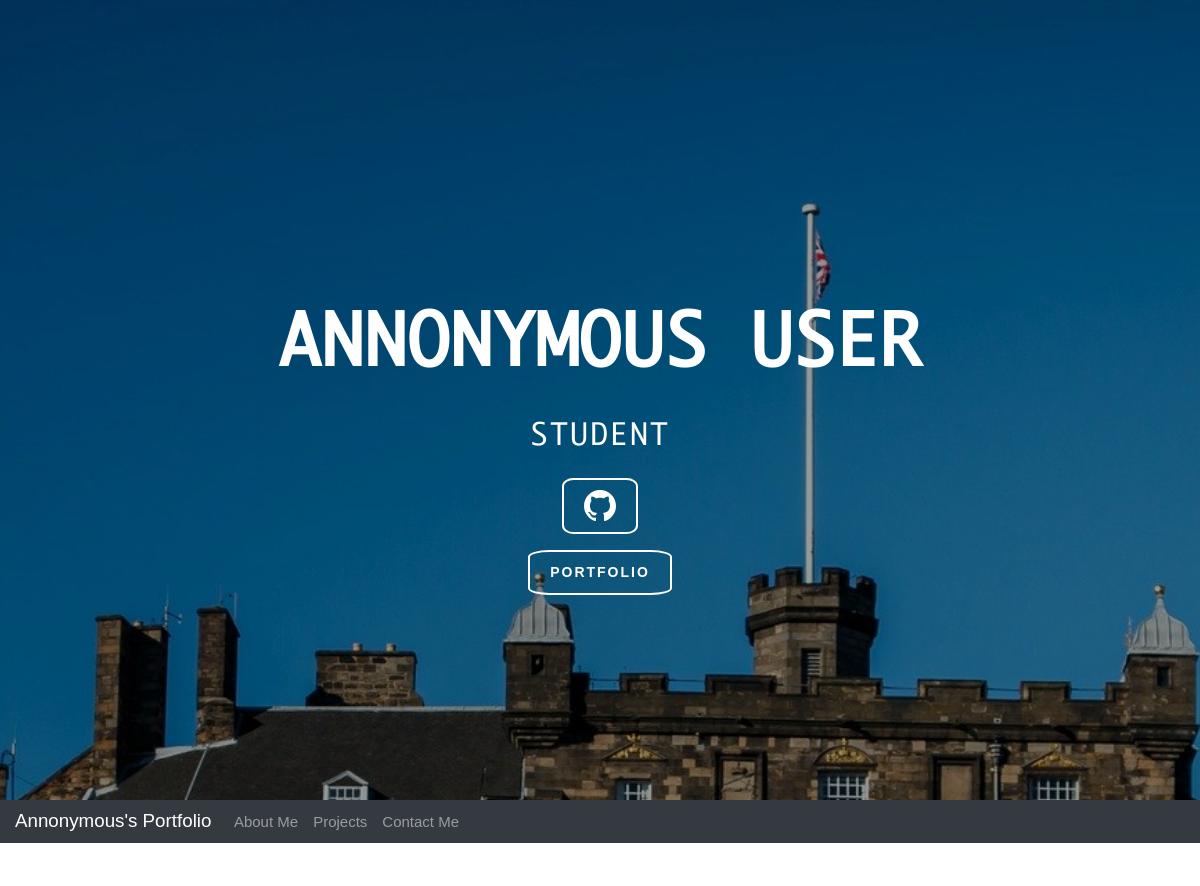
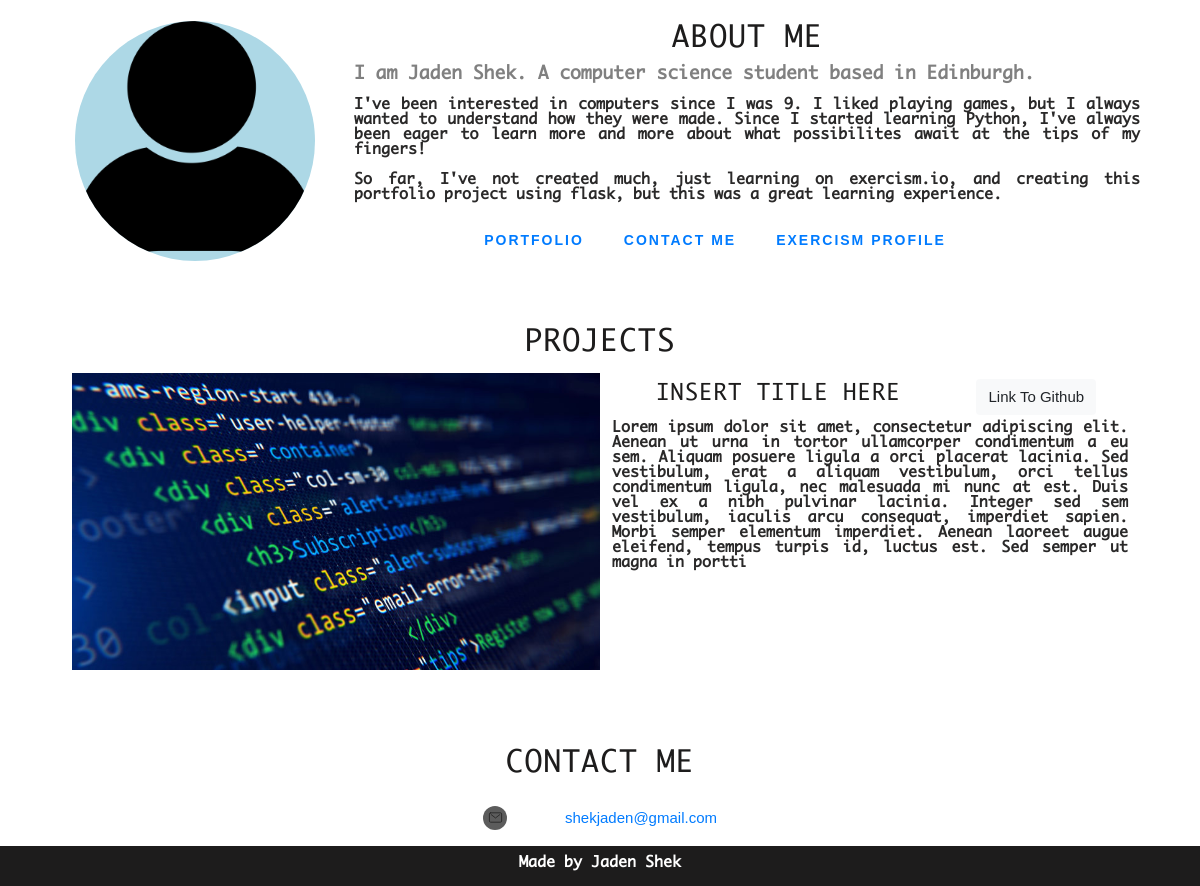
The app's page /home, older data (2 pictures, top to bottom).
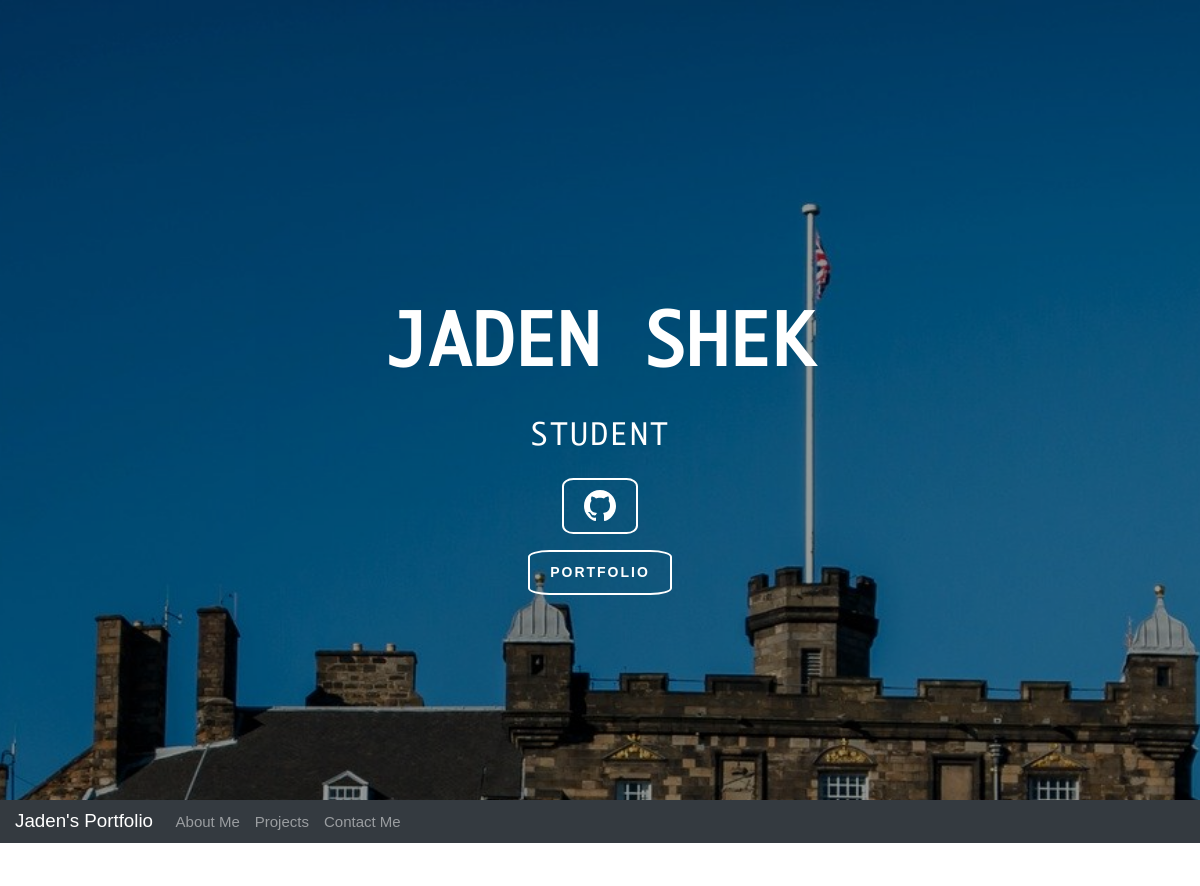
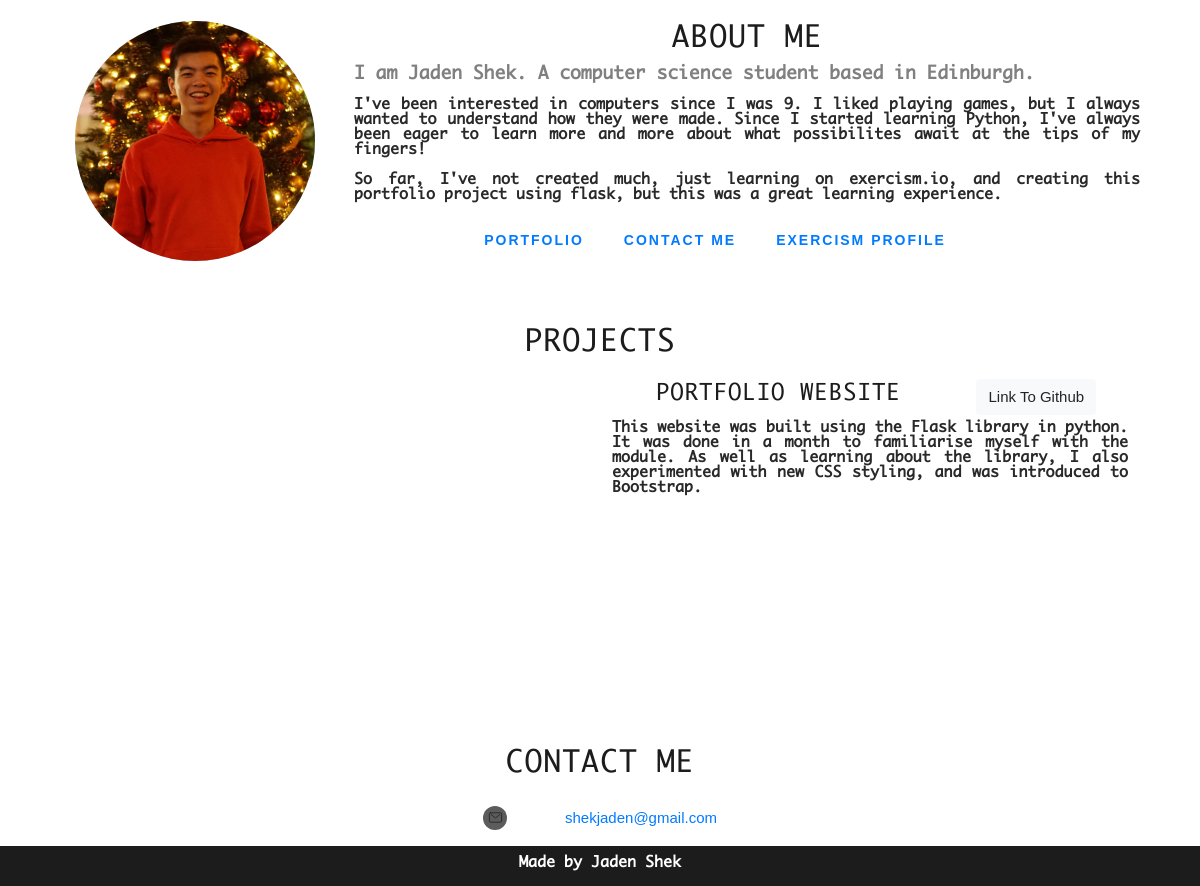
The same page, newer data (2 pictures, top to bottom).
### portfolio_app/models.py (models this page shows, shortened)
class User(UserMixin,db.Model):
    __tablename__ = 'users'
    id = db.Column(db.Integer, primary_key=True)
    username = db.Column(db.String(64), index=True, unique=True)
    password_hash = db.Column(db.String(128))
    alias = db.Column(db.String(50))
    profile_pic=db.Column(db.String(128),default='default.png')
    roles = db.relationship('Roles', secondary=user_roles, backref = db.backref("user_roles", lazy=True))

class Portfolio(db.Model):
    __tablename__ = 'portfolio'
    id = db.Column(db.Integer, primary_key=True)
    title = db.Column(db.String(64), index=True, unique=True)
    description = db.Column(db.String(2000), index=True)
    github_link = db.Column(db.String(64), index=True, unique=True)
    author = db.Column(db.Integer, db.ForeignKey('users.id'))
    tags = db.relationship('Portfolio_tags', secondary=project_tags, backref = db.backref("project_tags", lazy=True))
    thumbnails = db.relationship("Portfolio_Media", backref="media", lazy='dynamic')

class Portfolio_Media(db.Model):
    id = db.Column(db.Integer, primary_key=True)
    thumbnail = db.Column(db.String(64), index=True, unique=True, nullable=True)
    project_id = db.Column(db.Integer, db.ForeignKey('portfolio.id'))

### portfolio_app/main/routes.py (the view)
@main.route('/')
@main.route('/home')
def index():
    a_path = os.getcwd()+'/portfolio_app'+url_for('static', filename='website_content/1_about_me.txt')
    c_path = os.getcwd()+'/portfolio_app'+url_for('static', filename='website_content/2_contact_me.txt')
    about_me = get_about_me(a_path)
    nav = [['about', 'About Me'],['projects', 'Projects'],['contact', 'Contact Me']]
    slider = ['Student']
    user = User.query.first()
    projects =Portfolio.query.all()
    my_projects = get_projects(projects)
    contacts = retrieve_contacts(c_path)
    return render_template('portfolio.html',title = 'Home', nav = nav, about_me=about_me, slider=slider, user = user,projects=my_projects, contact=contacts)

### portfolio_app/app_functions/about.py (called while the page is built)
    def format_buttons(self):
        self.buttons = [button.split(',') for buttons in self.buttons for button in buttons.split('\n')]

### portfolio_app/app_functions/contact.py (called while the page is built)
    def get_contacts(self):
        file = open(self.path,'r')
        contents = file.read()
        file.close()
        return contents.split('\n')

### portfolio_app/app_functions/info.py (called while the page is built)
def readfile(filepath):
    file = open(filepath)
    contents = file.read()
    file.close()
    return contents.split('\n\n')

def get_about_me(filepath):
    contents = readfile(filepath)
    title,first_line,content,buttons = contents[0], contents[1], contents[2], contents[3:]
    about = About(title,first_line,content,buttons,filepath)
    about.format_buttons()
    return about

def retrieve_contacts(filepath):
    contacts = Contact(filepath)
    return contacts.get_contacts()

def get_projects(projects):
    if isinstance(projects,list):
        thumbnails = [project.thumbnails for project in projects]
        portfolio_thumbnails = [[media for media in thumbnail] for thumbnail in thumbnails]
        project_list = zip(projects,portfolio_thumbnails)
        return [Project(project.id,project.title,project.description,project.github_link,thumbnails,project.author) for project,thumbnails in project_list]
    thumbnails = [media for media in projects.thumbnails]
    return Project(projects.id,projects.title,projects.description,projects.github_link,thumbnails,projects.author)

### portfolio_app/templates/portfolio.html (shortened to what this page needs)
{% extends 'layout.html' %}
{% from "macros.html" import display_projects with context %}
{% block header%}
<section id="heading">
    <div class="slider-overlay"></div>
    <div class="homeslider flexslider">
        <ul class="slides">
            <li class="slide1 bg" style='display: list-item;'></li>
        </ul>
    </div>
    <div class="banner">
        <div class="bannerContent">
            <div class="slide-text">
               <div class="col-md-12 header-main">
                <h2>{{ user.alias }}</h2>
                <div id="slider" class="carousel slide" style="max-width: 100%; margin: 0px auto;" data-ride="carousel">
                    <div class="bx-viewport carousel-inner" style="width: 100%; overflow: hidden; position: relative; height: 53px;">
                        <div class="text-slider" style="width: auto; position: relative;">
                            <div class="carousel-item active" style="float: none; position: absolute; width: 100%;" data-interval="7000">
                                <h3>{{ slider[0] }}</h3>
                            </div>
                        </div>
                    </div>
                    </div>
                </div>
             <div class="header-social intro-btn-main">
                    <a class="btn btn-primary" id='github' href="{{contact[1]}}">
                    </a>
             </div>
             <div class="intro-btn-main">
             <a class="btn btn-primary" href="#projects">Portfolio</a>
             </div>
            </div>
           </div>
        </div>
</section>
{% endblock %}
{% block content %}
    <section class = 'main_content container'>
        <section id='{{about_me.title}}' class='container'>
            <div class="anchor_grid">
                <a id = "{{about_me.id}}" class='nav-skip' href=""></a>
                <div class="content" id='about_me' style='width:100%'>
                    <div class="image">
                        <div id="circle">
                            <img src="{{url_for('static', filename = 'profile_pics/'+user.profile_pic)}}" alt="My Picture!" class='image'>
                        </div>
                    </div>
                    <div class='text'>
                        <h2>{{about_me.title}}</h2>
                        <p class ='introduction'>{{about_me.first_line}}</p>
                        {% for text in about_me.content.split('\n')%}
                            <p class = 'about_me_content'>{{text}}</p>
                        {% endfor %}
                    </div>
                    <div class="shortcuts">
                        <button type = 'button' class="btn btn-primary"><a href="#projects">Portfolio</a></button>
                        <button type = 'button' class="btn btn-primary"><a href="#contact_me">Contact Me</a></button>
                        {% for button in about_me.buttons%}
                            {% if button %}
                            <button type = 'button' class="btn btn-primary"><a href="{{ button[1] }}"> {{button[0]}}</a></button>
                            {% endif %}
                        {% endfor %}
                    </div>
                </div>
            </div>
        </section>
        {{display_projects()}}
        <section id='contact_me' class='container'>
            <div class="anchor_grid">
                <a href="" id="contact" class="nav-skip" height='5vh'></a>
                <div class="content"  style='width:100%'>
                    <h2>Contact Me</h2>
                    <div class="contact_info" id="email">
                        <div style='display:flex;'>
                            <div class="icon">
                                <div id="circle_icon">
                                    <ion-icon id='mail_icon' name="mail-outline"></ion-icon>
                                </div>
                            </div>
                            <div class="icontext"><a href="mailto:shekjaden@gmail.com">{{contact[0]}}</a>
                                </div>
                        </div>
                    </div>
                </div>
            </div>
        </section>
    </section>
{% endblock %}

### portfolio_app/templates/layout.html (shortened to what this page needs)
<!DOCTYPE html>
<html lang="en">
<head>
    <link rel="stylesheet" href="https://stackpath.bootstrapcdn.com/bootstrap/4.5.2/css/bootstrap.min.css">
    <link rel="stylesheet" href="https://maxcdn.bootstrapcdn.com/bootstrap/4.0.0/css/bootstrap.min.css">
    <link rel="stylesheet" href="{{url_for('static', filename = 'css/styles.css')}}">
  </head>
  <body data-spy="scroll" data-target=".navbar-custom" data-offset="0">
    {% block header %} {% endblock %}
    <nav class="navbar sticky-top navbar-custom navbar-expand-lg navbar-dark bg-dark">
      <a class="navbar-brand" href="{{ url_for('main.index') }}">{{ user.alias.split()[0] }}'s Portfolio</a>
      <div class="collapse navbar-collapse" id="navbarNavAltMarkup">
        <div class="navbar-nav">
          {% for id, title in nav %}
          <a class="nav-link" href="#{{id}}">{{title}}</a>
          {% endfor %}
        </div>
      </div>
    </nav>
    {%block content%}{% endblock %}
  </body>
  <footer>
    <div class="container">
          <p>Made by Jaden Shek</p>
    </div>
  </footer>
  </html>

### portfolio_app/templates/macros.html (shortened to what this page needs)
{% macro display_project(project) %}
<div class="work row">
    <div class="image">
        {% if project.thumbnails %}
            {% if (project.thumbnails)|count > 1 %}
            <div class="carousel slide" data-ride="carousel">
                <div class="carousel-inner">
                <div class="carousel-item active image_item" data-interval='5000'>
                    <img src="{{ url_for('static', filename='thumbnails/'+project.thumbnails[0].thumbnail) }}" alt="Work image">
                </div>
                </div>
            </div>
            {% else %}
            <img src="{{ url_for('static', filename='thumbnails/'+project.thumbnails[0].thumbnail) }}" alt="Work image" width='100%' height='auto'>
            {% endif %}
        {% else %}
        <img src="{{ url_for('static', filename='thumbnails/default.jpg') }}" alt="Work image" width='100%' height='auto'>
        {% endif %}
    </div>
    <div class="work_content">
        <div class='work_heading'>
            <a class='btn btn-heading' href="{{url_for('users.project',project_id=project.id)}}"><h4>{{project.title}}</h4></a>
            <a class='btn btn-light' href="{{project.github_link}}">Link To Github</a>
        </div>
        <p>{{project.description}}</p>
    </div>
</div>
{% endmacro %}
{% macro display_projects() %}
<section id='my_projects' class = 'container'>
    <div class = 'anchor_grid'>
        <a id = "projects" class='nav-skip' href = '' height='5vh'></a>
        <div class="content" style='width:100%'>
            <h2>Projects</h2>
            {% for project in projects %}
                {{display_project(project)}}
            {% endfor %}
        </div>
    </div>
</section>
{% endmacro %}

Row changes from the older to the newer data that the page shows:
removed Portfolio: title "INSERT TITLE HERE", description "Lorem ipsum dolor sit amet, consectetur adipiscing elit. Aenean ut urna in tortor ullamcorper condimentum a eu sem. Aliquam posuere ligula a orci placerat lacinia. Sed vestibulum, erat a aliquam vestibulum, orci tellus condimentum ligula, nec malesuada mi nunc at est. Duis vel ex a nibh pulvinar lacinia. Integer sed sem vestibulum, iaculis arcu consequat, imperdiet sapien. Morbi semper elementum imperdiet. Aenean laoreet augue eleifend, tempus turpis id, luctus est. Sed semper ut magna in portti"
changed User: alias "ANNONYMOUS USER" → "JADEN SHEK"; alias "Annonymous" → "Jaden"; profile_pic: picture added in place of a placeholder
added Portfolio: thumbnail (picture), title "PORTFOLIO WEBSITE", description "This website was built using the Flask library in python. It was done in a month to familiarise myself with the module. As well as learning about the library, I also experimented with new CSS styling, and was introduced to Bootstrap."
